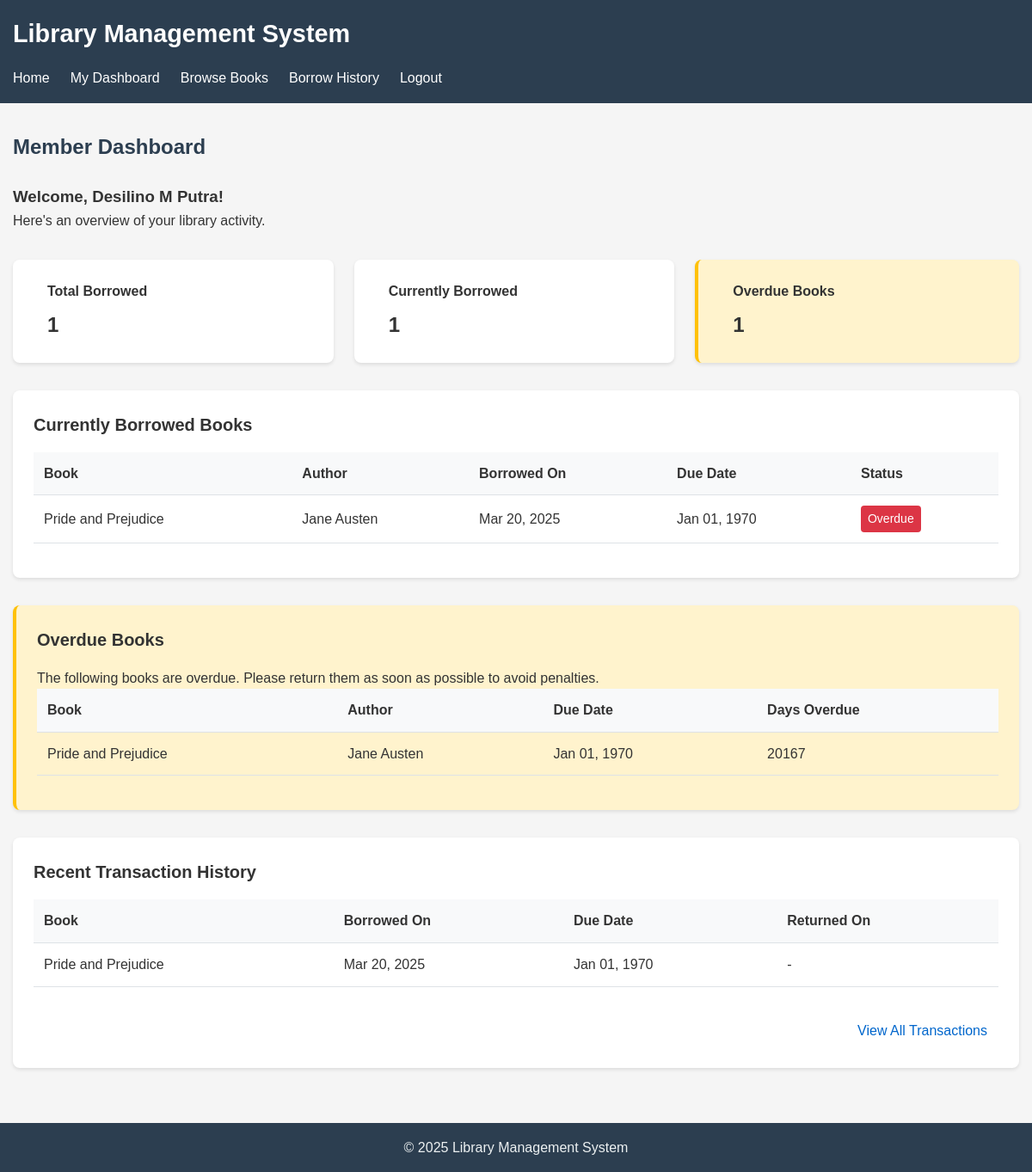
The page /member/dashboard.php (signed in) on the database its author committed.
### tables this page shows
CREATE TABLE users (
    id INTEGER PRIMARY KEY AUTOINCREMENT,
    username TEXT NOT NULL UNIQUE,
    password TEXT NOT NULL,
    email TEXT NOT NULL UNIQUE,
    full_name TEXT NOT NULL,
    role TEXT NOT NULL CHECK (role IN ('admin', 'member')),
    created_at TIMESTAMP DEFAULT CURRENT_TIMESTAMP,
    updated_at TIMESTAMP DEFAULT CURRENT_TIMESTAMP
);

CREATE TABLE transactions (
    id INTEGER PRIMARY KEY AUTOINCREMENT,
    user_id INTEGER NOT NULL,
    book_id INTEGER NOT NULL,
    borrowed_at TIMESTAMP DEFAULT CURRENT_TIMESTAMP,
    due_date TIMESTAMP NOT NULL,
    returned_at TIMESTAMP,
    status TEXT NOT NULL CHECK (status IN ('borrowed', 'returned', 'overdue')),
    FOREIGN KEY (user_id) REFERENCES users(id),
    FOREIGN KEY (book_id) REFERENCES books(id)
);

CREATE TABLE books (
    id INTEGER PRIMARY KEY AUTOINCREMENT,
    title TEXT NOT NULL,
    author TEXT NOT NULL,
    publisher_id INTEGER,
    year INTEGER,
    isbn TEXT,
    genre TEXT,
    quantity INTEGER NOT NULL DEFAULT 1,
    available INTEGER NOT NULL DEFAULT 1,
    created_at TIMESTAMP DEFAULT CURRENT_TIMESTAMP,
    updated_at TIMESTAMP DEFAULT CURRENT_TIMESTAMP,
    FOREIGN KEY (publisher_id) REFERENCES publishers(id)
);

### includes/session.php (called while the page is built, shortened)
<?php
function get_current_user_id() {
    return isset($_SESSION['user_id']) ? $_SESSION['user_id'] : null;
}

### includes/db.php (called while the page is built, shortened)
<?php
function get_db_connection() {
    static $db = null;
    if ($db === null) {
        $db_path = __DIR__ . '/../database/library.db';
        try {
            $db = new \SQLite3($db_path);
            $db->enableExceptions(true);
            $db->exec('PRAGMA foreign_keys = ON');
            $db->exec('PRAGMA journal_mode = WAL');
        } catch (\Exception $e) {
            die("Database connection failed: " . $e->getMessage());
        }
    }
    return $db;
}
function db_query($sql, $params = []) {
    $db = get_db_connection();
    try {
        $stmt = $db->prepare($sql);
        if (!empty($params)) {
            foreach ($params as $param => $value) {
                $type = is_int($value) ? SQLITE3_INTEGER : SQLITE3_TEXT;
                $stmt->bindValue($param, $value, $type);
            }
        }
        $result = $stmt->execute();
        return $result;
    } catch (\Exception $e) {
        error_log("Database query error: " . $e->getMessage() . " in query: " . $sql);
        return false;
    }
}
function db_fetch_assoc($result) {
    if ($result) {
        return $result->fetchArray(SQLITE3_ASSOC);
    }
    return false;
}
function db_fetch($result) {
    if ($result) {
        return $result->fetchArray(SQLITE3_ASSOC);
    }
    return false;
}
function db_fetch_all($result) {
    $rows = [];
    if ($result) {
        while ($row = $result->fetchArray(SQLITE3_ASSOC)) {
            $rows[] = $row;
        }
    }
    return $rows;
}

### includes/functions.php (called while the page is built, shortened)
<?php
require_once __DIR__ . '/db.php';
require_once __DIR__ . '/session.php';
function get_user_by_id($user_id) {
    $result = db_query(
        "SELECT id, username, email, full_name, role, created_at, updated_at
         FROM users
         WHERE id = :id",
        [':id' => $user_id]
    );
    return db_fetch_assoc($result);
}
function get_user_active_transactions($user_id) {
    $result = db_query(
        "SELECT t.*, b.title, b.author, b.isbn
         FROM transactions t
         JOIN books b ON t.book_id = b.id
         WHERE t.user_id = :user_id AND t.status = 'borrowed'
         ORDER BY t.borrowed_at DESC",
        [':user_id' => $user_id]
    );
    return db_fetch_all($result);
}
function get_user_transaction_history($user_id, $limit = null) {
    $sql = "SELECT t.*, b.title, b.author, b.isbn
            FROM transactions t
            JOIN books b ON t.book_id = b.id
            WHERE t.user_id = :user_id
            ORDER BY t.borrowed_at DESC";
    if ($limit !== null) {
        $sql .= " LIMIT :limit";
        $result = db_query($sql, [':user_id' => $user_id, ':limit' => $limit]);
    } else {
        $result = db_query($sql, [':user_id' => $user_id]);
    }
    return db_fetch_all($result);
}
function get_user_overdue_books($user_id) {
    $current_date = date('Y-m-d H:i:s');
    $result = db_query(
        "SELECT t.*, b.title, b.author, b.isbn
         FROM transactions t
         JOIN books b ON t.book_id = b.id
         WHERE t.user_id = :user_id AND t.status = 'borrowed' AND t.due_date < :current_date
         ORDER BY t.due_date",
        [':user_id' => $user_id, ':current_date' => $current_date]
    );
    return db_fetch_all($result);
}
function count_user_transactions($user_id) {
    $result = db_query(
        "SELECT COUNT(*) as count FROM transactions WHERE user_id = :user_id",
        [':user_id' => $user_id]
    );
    $data = db_fetch($result);
    return $data ? (int)$data['count'] : 0;
}
function count_user_active_transactions($user_id) {
    $result = db_query(
        "SELECT COUNT(*) as count FROM transactions WHERE user_id = :user_id AND status = 'borrowed'",
        [':user_id' => $user_id]
    );
    $data = db_fetch($result);
    return $data ? (int)$data['count'] : 0;
}
function count_user_overdue_books($user_id) {
    $current_date = date('Y-m-d H:i:s');
    $result = db_query(
        "SELECT COUNT(*) as count FROM transactions
         WHERE user_id = :user_id AND status = 'borrowed' AND due_date < :current_date",
        [':user_id' => $user_id, ':current_date' => $current_date]
    );
    $data = db_fetch($result);
    return $data ? (int)$data['count'] : 0;
}

### member/dashboard.php (the view, shortened to what this page needs)
<?php
require_once __DIR__ . '/../includes/db.php';
require_once __DIR__ . '/../includes/functions.php';
require_once __DIR__ . '/../includes/session.php';
require_once __DIR__ . '/../layouts/Layout.php';
$user_id = get_current_user_id();
$user = get_user_by_id($user_id);
$active_transactions = get_user_active_transactions($user_id);
$transaction_history = get_user_transaction_history($user_id, 5);
$overdue_books = get_user_overdue_books($user_id);
$total_borrowed = count_user_transactions($user_id);
$currently_borrowed = count_user_active_transactions($user_id);
$overdue_count = count_user_overdue_books($user_id);
?>
<div class="member-dashboard">
    <div class="welcome-message">
        <h3>Welcome, <?php echo htmlspecialchars($user['full_name']); ?>!</h3>
        <p>Here's an overview of your library activity.</p>
    </div>
    <div class="stats-cards">
        <div class="stat-card">
            <div class="stat-content">
                <h4>Total Borrowed</h4>
                <p class="stat-value"><?php echo $total_borrowed; ?></p>
            </div>
        </div>
        <div class="stat-card">
            <div class="stat-content">
                <h4>Currently Borrowed</h4>
                <p class="stat-value"><?php echo $currently_borrowed; ?></p>
            </div>
        </div>
        <div class="stat-card <?php echo $overdue_count > 0 ? 'stat-card-warning' : ''; ?>">
            <div class="stat-content">
                <h4>Overdue Books</h4>
                <p class="stat-value"><?php echo $overdue_count; ?></p>
            </div>
        </div>
    </div>
    <div class="dashboard-section">
        <h3>Currently Borrowed Books</h3>
        <?php if (empty($active_transactions)): ?>
            <p>You don't have any books currently borrowed.</p>
        <?php else: ?>
            <div class="table-responsive">
                <table class="data-table">
                    <thead>
                        <tr>
                            <th>Book</th>
                            <th>Author</th>
                            <th>Borrowed On</th>
                            <th>Due Date</th>
                            <th>Status</th>
                        </tr>
                    </thead>
                    <tbody>
                        <?php foreach ($active_transactions as $transaction): ?>
                            <?php
                            $is_overdue = strtotime($transaction['due_date']) < time();
                            $status_class = $is_overdue ? 'status-overdue' : 'status-active';
                            $status_text = $is_overdue ? 'Overdue' : 'Active';
                            ?>
                            <tr>
                                <td><?php echo htmlspecialchars($transaction['title']); ?></td>
                                <td><?php echo htmlspecialchars($transaction['author']); ?></td>
                                <td><?php echo date('M d, Y', strtotime($transaction['borrowed_at'])); ?></td>
                                <td><?php echo date('M d, Y', strtotime($transaction['due_date'])); ?></td>
                                <td>
                                    <span class="status-badge <?php echo $status_class; ?>"><?php echo $status_text; ?></span>
                                </td>
                            </tr>
                        <?php endforeach; ?>
                    </tbody>
                </table>
            </div>
        <?php endif; ?>
    </div>
    <?php if (!empty($overdue_books)): ?>
        <div class="dashboard-section overdue-warning">
            <h3>Overdue Books</h3>
            <p>The following books are overdue. Please return them as soon as possible to avoid penalties.</p>
            <div class="table-responsive">
                <table class="data-table">
                    <thead>
                        <tr>
                            <th>Book</th>
                            <th>Author</th>
                            <th>Due Date</th>
                            <th>Days Overdue</th>
                        </tr>
                    </thead>
                    <tbody>
                        <?php foreach ($overdue_books as $book): ?>
                            <?php
                            $days_overdue = floor((time() - strtotime($book['due_date'])) / (60 * 60 * 24));
                            ?>
                            <tr>
                                <td><?php echo htmlspecialchars($book['title']); ?></td>
                                <td><?php echo htmlspecialchars($book['author']); ?></td>
                                <td><?php echo date('M d, Y', strtotime($book['due_date'])); ?></td>
                                <td><?php echo $days_overdue; ?></td>
                            </tr>
                        <?php endforeach; ?>
                    </tbody>
                </table>
            </div>
        </div>
    <?php endif; ?>
    <div class="dashboard-section">
        <h3>Recent Transaction History</h3>
        <?php if (empty($transaction_history)): ?>
            <p>You don't have any transaction history yet.</p>
        <?php else: ?>
            <div class="table-responsive">
                <table class="data-table">
                    <thead>
                        <tr>
                            <th>Book</th>
                            <th>Borrowed On</th>
                            <th>Due Date</th>
                            <th>Returned On</th>
                        </tr>
                    </thead>
                    <tbody>
                        <?php foreach ($transaction_history as $transaction): ?>
                            <tr>
                                <td><?php echo htmlspecialchars($transaction['title']); ?></td>
                                <td><?php echo date('M d, Y', strtotime($transaction['borrowed_at'])); ?></td>
                                <td><?php echo date('M d, Y', strtotime($transaction['due_date'])); ?></td>
                                <td>
                                    <?php echo $transaction['returned_at'] ? date('M d, Y', strtotime($transaction['returned_at'])) : '-'; ?>
                                </td>
                            </tr>
                        <?php endforeach; ?>
                    </tbody>
                </table>
            </div>
            <div class="view-all-link">
                <a href="/member/transactions.php" class="btn btn-outline-primary">View All Transactions</a>
            </div>
        <?php endif; ?>
    </div>
</div>

### assets/styles.css (style rules this page uses)
* { margin: 0; padding: 0; box-sizing: border-box; }
body { font-family: Arial, sans-serif; line-height: 1.6; color: #333; background-color: #f5f5f5; }
a { color: #0066cc; text-decoration: none; }
.table-responsive { overflow-x: auto; }
.data-table { width: 100%; border-collapse: collapse; margin-bottom: 1rem; }
.data-table th, .data-table td { padding: 0.75rem; text-align: left; border-bottom: 1px solid #dee2e6; }
.data-table th { background-color: #f8f9fa; font-weight: bold; }
.btn { display: inline-block; font-weight: 400; text-align: center; white-space: nowrap; vertical-align: middle; user-select: none; border: 1px solid transparent; padding: 0.375rem 0.75rem; font-size: 1rem; line-height: 1.5; border-radius: 0.25rem; transition: color 0.15s ease-in-out, background-color 0.15s ease-in-out, border-color 0.15s ease-in-out; cursor: pointer; }

### member/dashboard.php (style rules this page uses)
.member-dashboard { margin-bottom: 2rem; }
.welcome-message { margin-bottom: 2rem; }
.stats-cards { display: flex; flex-wrap: wrap; gap: 1.5rem; margin-bottom: 2rem; }
.stat-card { flex: 1; min-width: 200px; padding: 1.5rem; background-color: #fff; border-radius: 8px; box-shadow: 0 2px 4px rgba(0, 0, 0, 0.1); display: flex; align-items: center; }
.stat-card-warning { background-color: #fff3cd; border-left: 4px solid #ffc107; }
.stat-content h4 { margin: 0 0 0.5rem 0; font-size: 1rem; }
.stat-value { font-size: 1.5rem; font-weight: bold; margin: 0; }
.dashboard-section { margin-bottom: 2rem; padding: 1.5rem; background-color: #fff; border-radius: 8px; box-shadow: 0 2px 4px rgba(0, 0, 0, 0.1); }
.dashboard-section h3 { margin-top: 0; margin-bottom: 1rem; font-size: 1.25rem; }
.overdue-warning { background-color: #fff3cd; border-left: 4px solid #ffc107; }
.status-badge { display: inline-block; padding: 0.25rem 0.5rem; border-radius: 4px; font-size: 0.875rem; }
.status-overdue { background-color: #dc3545; color: white; }
.view-all-link { margin-top: 1rem; text-align: right; }

### rows shown on the page
users: full_name "Desilino M Putra"
transactions: book.title "Pride and Prejudice", book.author "Jane Austen", borrowed_at "Mar 20, 2025", due_date "Jan 01, 1970", due_date "20167"

### other values the page prints
$title "Member Dashboard"
$total_borrowed "1"
$currently_borrowed "1"
$overdue_count "1"
